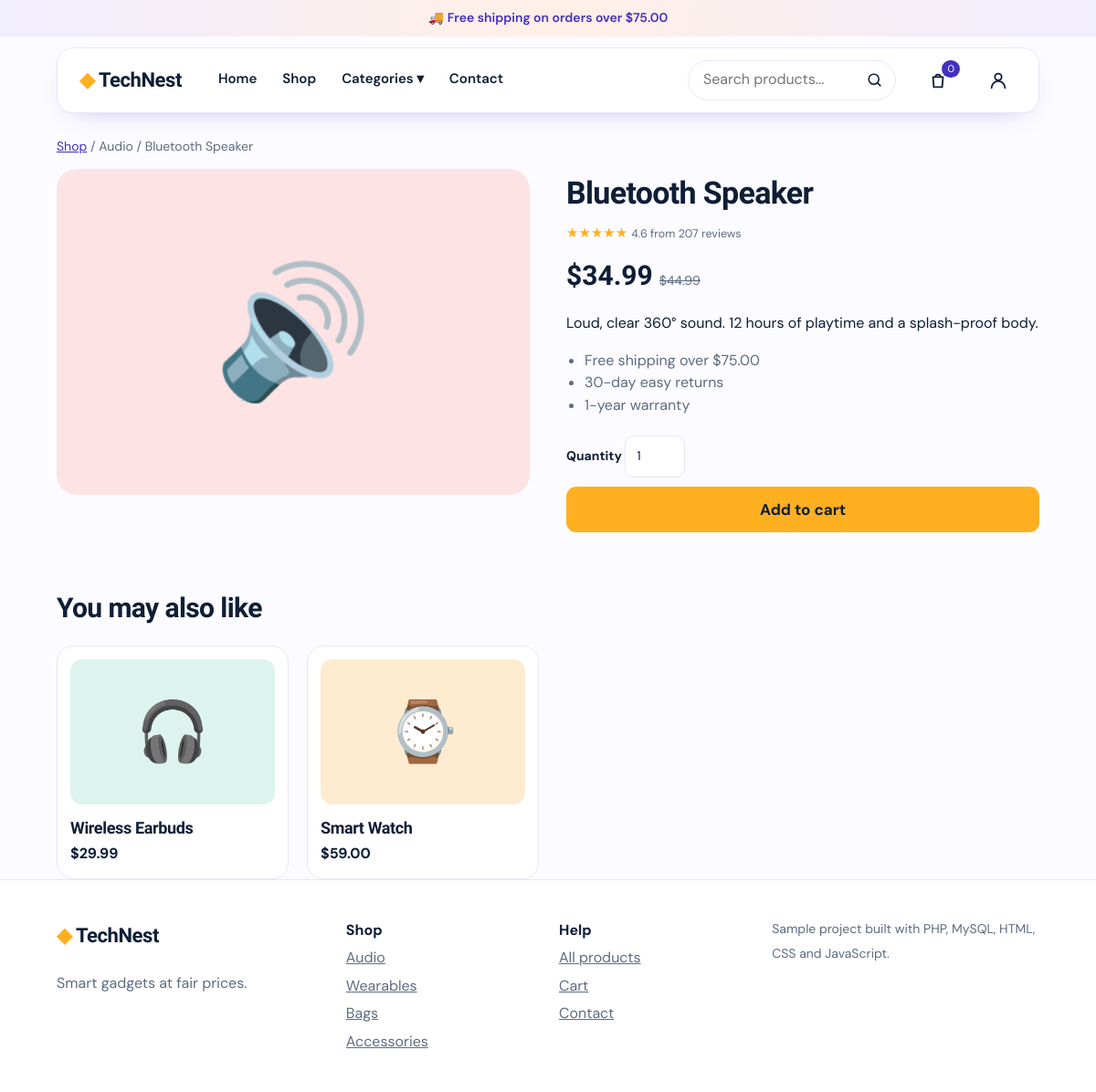
The page /product.php?id=4 on the database its author committed.
### tables this page shows
CREATE TABLE IF NOT EXISTS products (
  id INT PRIMARY KEY AUTO_INCREMENT, name VARCHAR(120) NOT NULL, price DECIMAL(8,2) NOT NULL,
  old_price DECIMAL(8,2) NOT NULL DEFAULT 0, cat VARCHAR(60) NOT NULL, emoji VARCHAR(16), image VARCHAR(255) DEFAULT NULL,
  rating DECIMAL(2,1) DEFAULT 4.5, reviews INT DEFAULT 0, badge VARCHAR(30) DEFAULT '',
  bg VARCHAR(9) DEFAULT '#EEF2F7', description TEXT
);

### product.php (the view, shortened to what this page needs)
<?php include 'header.php';
$p = find_product((int)($_GET['id'] ?? 0));
if (!$p): ?><main class="wrap done"><h1>Product not found</h1><a class="btn" href="index.php">Back to shop</a></main>
<?php else: ?>
<main class="wrap">
  <p class="crumb"><a href="index.php">Shop</a> / <?= e($p['cat']) ?> / <?= e($p['name']) ?></p>
  <div class="detail">
    <div class="bigpic" style="background:<?= $p['bg'] ?>"><?= pic($p) ?></div>
    <form method="post" action="cart.php" class="dinfo">
      <h1><?= e($p['name']) ?></h1>
      <p class="stars"><?= stars($p['rating']) ?> <small><?= $p['rating'] ?> from <?= $p['reviews'] ?> reviews</small></p>
      <p class="price big"><b><?= money($p['price']) ?></b><?php if($p['old']): ?><s><?= money($p['old']) ?></s><?php endif; ?></p>
      <p><?= e($p['desc']) ?></p>
      <ul class="ticks"><li>Free shipping over <?= money(FREE_SHIP) ?></li><li>30-day easy returns</li><li>1-year warranty</li></ul>
      <label>Quantity <input class="qty" type="number" name="qty" value="1" min="1" max="99"></label>
      <button class="btn lg full">Add to cart</button>
    </form>
  </div>
  <h2 class="rel">You may also like</h2>
  <div class="grid">
  <?php $n=0; foreach($products as $o){ if($o['id']==$p['id'] || $o['cat']!=$p['cat'] && $n>=2) continue; if($n++>=4) break; ?>
    <a class="card product" href="product.php?id=<?= $o['id'] ?>"><div class="pic" style="background:<?= $o['bg'] ?>"><?= pic($o) ?></div><h3><?= e($o['name']) ?></h3><b><?= money($o['price']) ?></b></a>
  <?php } ?>
  </div>
</main>
<?php endif; include 'footer.php'; ?>

### data.php (shortened to what this page needs)
<?php
try {
  $pdo = new PDO('mysql:host='.DB_HOST.';dbname='.DB_NAME.';charset=utf8mb4', DB_USER, DB_PASS,
    [PDO::ATTR_ERRMODE=>PDO::ERRMODE_EXCEPTION, PDO::ATTR_DEFAULT_FETCH_MODE=>PDO::FETCH_ASSOC]);
} catch (PDOException $x) {
  http_response_code(500);
  exit('Database not ready. Check config.php, then open <a href="setup.php">setup.php</a> once.');
}
$products = $pdo->query('SELECT id,name,price,old_price AS old,cat,emoji,image,rating,reviews,badge,bg,description AS `desc` FROM products ORDER BY id')->fetchAll();
function find_product($id){ global $products; foreach($products as $p) if($p['id']==$id) return $p; return null; }
function e($s){ return htmlspecialchars((string)$s, ENT_QUOTES, 'UTF-8'); }
function money($n){ return '$'.number_format($n,2); }
function stars($r){ $f=(int)round($r); return str_repeat('★',$f).str_repeat('☆',5-$f); }
function pic($p){ return !empty($p['image']) ? '<img src="uploads/'.e($p['image']).'" alt="'.e($p['name']).'" loading="lazy">' : e($p['emoji']); }

### style.css (style rules this page uses)
:root { --bg:#F7F8FB;--card:#fff;--ink:#0F1E36;--mute:#5E6B82;--line:#E2E7F0;--brand:#0B6E6E;--brand2:#095858;--amber:#FFB020;--red:#E5484D }
* { box-sizing:border-box }
html { scroll-behavior:smooth }
body { margin:0;background:var(--bg);color:var(--ink);font:16px/1.55 'DM Sans',system-ui,sans-serif }
h1,h2,h3,.logo { font-family:'Sora',system-ui,sans-serif;letter-spacing:-.02em }
a { color:inherit }
.wrap { max-width:1120px;margin:0 auto;padding:0 22px }
.btn { background:var(--brand);color:#fff;border:0;border-radius:11px;padding:11px 18px;font:700 15px 'DM Sans',sans-serif;cursor:pointer;text-decoration:none;display:inline-block;transition:background .2s }
.btn.lg { background:var(--amber);color:var(--ink);padding:15px 30px;font-size:17px }
.btn.full { width:100%;padding:14px }
h2 { font-size:30px;margin:0 }
select,input,textarea { padding:11px 12px;border:1px solid var(--line);border-radius:10px;font:inherit;background:#fff;color:var(--ink) }
.grid { display:grid;grid-template-columns:repeat(auto-fill,minmax(245px,1fr));gap:20px }
.card { background:var(--card);border:1px solid var(--line);border-radius:18px;padding:14px;transition:transform .2s,box-shadow .2s }
.pic { position:relative;font-size:64px;text-align:center;border-radius:13px;padding:30px 0;margin-bottom:12px }
.product h3 { margin:2px 0;font-size:18px }
.stars { margin:2px 0 12px;color:var(--amber);font-size:15px }
.stars small { color:var(--mute) }
.price b { font-size:20px;font-family:'Sora' }
.price s { color:var(--mute);margin-left:7px;font-size:14px }
.qty { width:66px }
label { display:block;font-weight:700;font-size:14px;margin-bottom:10px }
label input,label textarea { width:100%;margin-top:4px;font-weight:400 }
.crumb { color:var(--mute);font-size:14px;margin:26px 0 14px }
.crumb a { color:var(--brand) }
.detail { display:grid;grid-template-columns:1fr 1fr;gap:40px;align-items:start }
.bigpic { font-size:140px;text-align:center;border-radius:22px;padding:70px 0 }
.dinfo h1 { font-size:34px;margin:0 0 6px }
.price.big b { font-size:30px }
.price.big { margin:6px 0 14px }
.ticks { padding-left:20px;color:var(--mute) }
.dinfo label { margin-top:16px }
.rel { margin:60px 0 18px }
.product h3 a,.card h3 { text-decoration:none }
a.card { text-decoration:none;color:inherit;display:block }
:root { --bg:#FCFBFF;--brand:#4330C0;--brand2:#33229A;--soft:#F1EEFF;--line:#E9E6F5 }

### rows shown on the page
products: cat "Audio", name "Bluetooth Speaker", emoji "🔊", rating "★★★★★", rating "4.6", reviews "207", price "$34.99", old_price "$44.99", description "Loud, clear 360° sound. 12 hours of playtime and a splash-proof body."
products: emoji "🎧", name "Wireless Earbuds", price "$29.99"
products: emoji "⌚", name "Smart Watch", price "$59.00"

### other values the page prints
money(FREE_SHIP) "$75.00"
cart_count() "0"
$c "Audio"
$c "Wearables"
$c "Bags"
$c "Accessories"
